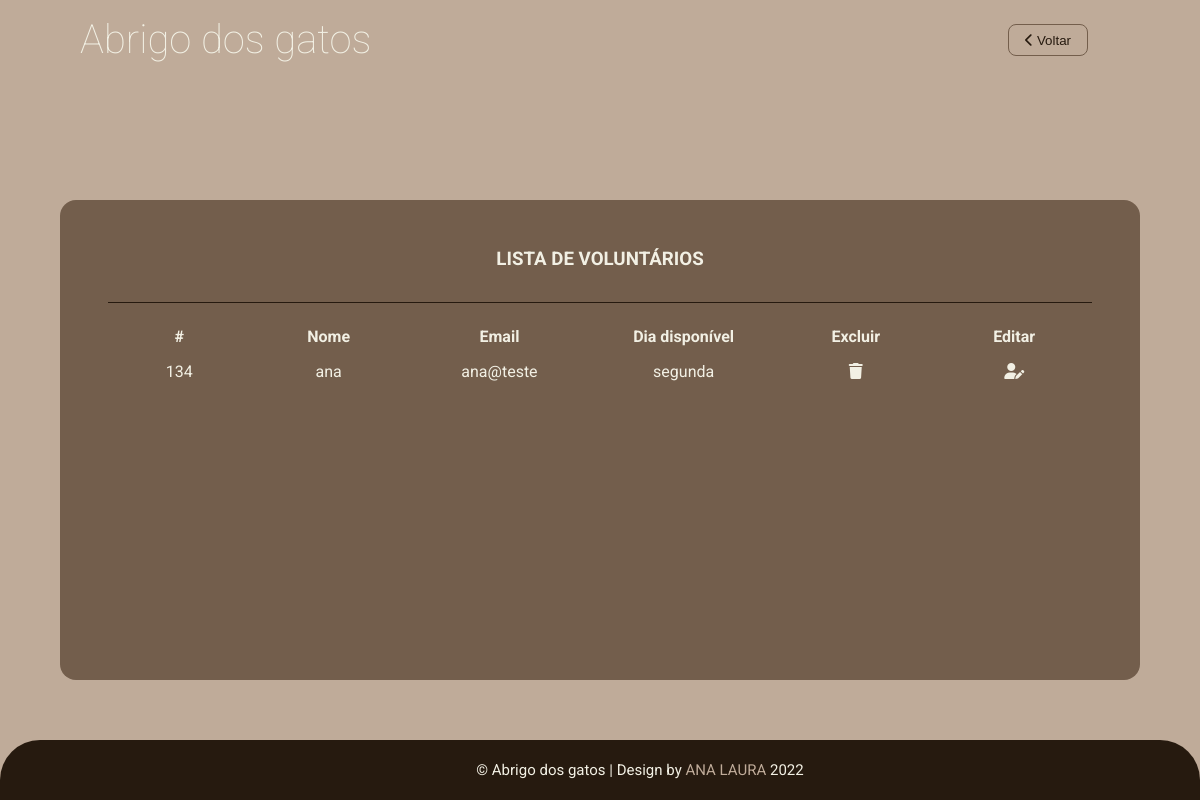
/admin/tabelas/tabela_voluntario.php (signed in), run on the app's committed database.
### tables this page shows
CREATE TABLE IF NOT EXISTS `voluntario` (
  `id_voluntario` int(11) NOT NULL AUTO_INCREMENT,
  `nome` varchar(50) DEFAULT NULL,
  `email` varchar(50) DEFAULT NULL,
  `idade` int(11) DEFAULT NULL,
  `dia_disponivel` varchar(50) DEFAULT NULL,
  PRIMARY KEY (`id_voluntario`)
);

### admin/tabelas/tabela_voluntario.php (the view, shortened to what this page needs)
<!DOCTYPE html>
<html lang="pt-br">
<head>
    <link rel="stylesheet" href="../../css/style.css">
    <link rel="stylesheet" href="https://cdnjs.cloudflare.com/ajax/libs/font-awesome/6.1.2/css/all.min.css" />
</head>
<body id="adm">
    <header class="header-adm">
        <span>
            <a href="../../index.php">Abrigo dos gatos</a>
        </span>
        <a href="../painel.php"><button class="sair"><i class="fa-solid fa-chevron-left"></i> Voltar</button></a>
    </header>
    <div class="tabela">
        <h3>Lista de Voluntários</h3>
        <table>
            <thead>
                <tr>
                    <th class="opcao">#</th>
                    <th>Nome</th>
                    <th>Email</th>
                    <th>Dia disponível</th>
                    <th>Excluir</th>
                    <th>Editar</th>
                </tr>
            </thead>
            <tbody>
                <?php
                    require_once '../../lib/conn.php';
                    $sql = "SELECT * FROM voluntario ORDER BY id_voluntario ASC";
                    $stmt = $conn->query($sql);
                    $voluntarios = $stmt->fetchAll(PDO::FETCH_OBJ);
                    foreach ($voluntarios as $voluntario) {
                        ?>
                    <tr>
                        <td class="id"><?= $voluntario->id_voluntario ?></td>
                        <td><?= $voluntario->nome ?></td>
                        <td><?= $voluntario->email ?></td>
                        <td><?= $voluntario->dia_disponivel ?></td>
                        <td><a href=""><i class="fa-solid fa-trash"></i></a></td>
                        <td><a href=""><i class="fa-solid fa-user-pen"></i></a></td>
                    </tr>
                <?php
                    }
                ?>
            </tbody>
        </table>
    </div>
    <footer id="footer-adm">
        <div id="baixo">
			<div class="centro">
				<span class="credito">&copy; Abrigo dos gatos |</span>
				<span>Design by <a href="#">ANA LAURA </a>2022</span>
			</div>
		</div>
    </footer>
</body>
</html>

### css/style.css (style rules this page uses)
* { margin: 0; padding: 0; box-sizing: border-box; }
body, html { background-color: var(--secondary); font-family: "Roboto", sans-serif; color: #777; height: 100%; }
header { padding: 1rem 10rem 0 5rem; box-sizing: border-box; display: flex; justify-content: space-between; }
a { text-decoration: none; color: var(--light); }
button { width: 20rem; height: 2rem; margin: auto; margin-top: 1rem; background-color: var(--primary); color: var(--light); font-weight: 300; cursor: pointer; border-radius: 8px; border: none; transition: background-color 1s, color 1s; -webkit-transition: background-color 1s, color 1s; -moz-transition: background-color 1s, color 1s; -ms-transition: background-color 1s, color 1s; -o-transition: background-color 1s, color 1s; }
footer { background-color: var(--dark); color: var(--light); padding: 1rem 0 1rem 5rem; padding-left: 5rem; border-top-left-radius: 40px; border-top-right-radius: 40px; }
#baixo .centro { width: 50%; margin: auto; padding: 5px; font-size: 15px; background: var(--dark); text-align: center; }
#baixo .centro span { color: var(--light); }
#baixo .centro a { color: var(--secondary); text-decoration: none; }
h3 { text-transform: uppercase; color: var(--primary); }
@media all and (min-width: 992px) and (max-width: 1399.98px) { header { padding: 0 4rem 0 2rem; } }

### css/variable.css (style rules this page uses)
:root { --light: #F2F0E4; --dark: #261A0F; --primary: #735E4C; --secondary: #BFAB99; }

### css/adm.css (style rules this page uses)
#adm { background-color: var(--secondary); display: flex; flex-direction: column; min-height: 100vh; }
#adm header { display: flex; justify-content: center; padding: 1rem; color: var(--light); font-weight: 100; font-size: 3.5rem; }
#adm button { width: 10rem; }
.header-adm span { font-size: 2.5rem; }
#adm .header-adm { padding: 1rem 5rem ; display: flex; flex-direction: row; justify-content: space-between; align-content: center; }
#adm .header-adm .sair { float: right; margin: 0.5rem 2rem 0 0; border: 1px solid var(--primary); background-color: transparent; color: var(--dark); width: 5rem; }
#adm h3 { text-align: center; }
#footer-adm { position: fixed; bottom: 0; width: 100%; }
.tabela { background-color: var(--primary); width: 90%; height: 30rem; margin: auto; padding: 3rem; overflow-y: scroll; border-radius: 1rem; -webkit-border-radius: 1rem; -moz-border-radius: 1rem; -ms-border-radius: 1rem; -o-border-radius: 1rem; }
.tabela h3 { color: var(--light); margin-bottom: 1rem; padding-bottom: 2rem; border-bottom: 1px solid var(--dark); }
table { border-collapse: collapse; color: var(--light); }
th, td { width: 30rem; padding: 0.5rem 2rem; text-align: center; }
.opcao { width: 2rem; }

### data on the page
voluntario: id_voluntario "134", nome "ana", email "ana@teste", dia_disponivel "segunda"
